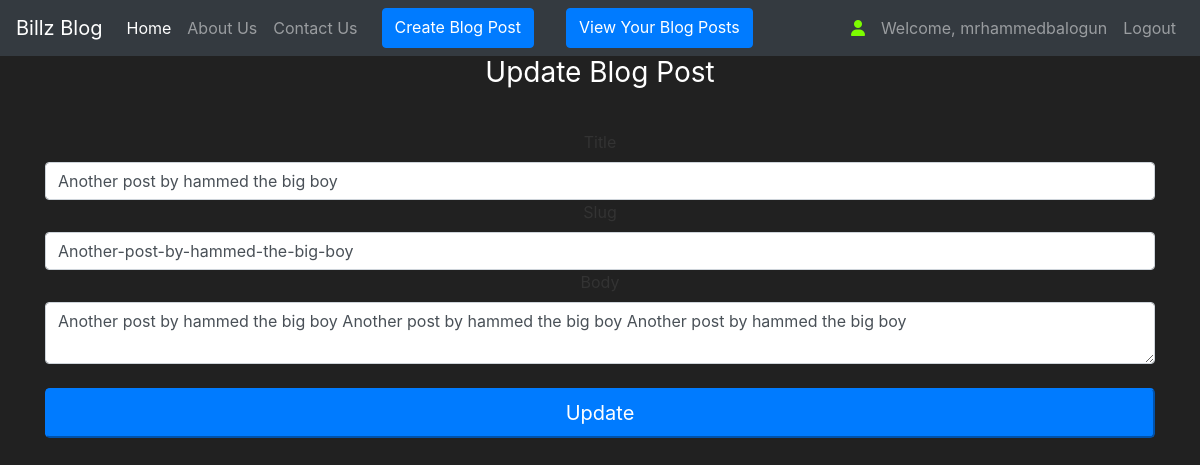
The page /post/edit/4 (signed in) on the database its author committed.
### blog/models.py (models this page shows, shortened)
class User(db.Model, UserMixin):
    __tablename__= 'user'
    id = db.Column(db.Integer(), primary_key=True)
    fname = db.Column(db.String(length=30), nullable=False)
    lname = db.Column(db.String(length=30), nullable=False)
    username = db.Column(db.String(length=30), nullable=False, unique=True)
    email_address = db.Column(db.String(length=50), nullable=False, unique=True)
    password_hash = db.Column(db.String(length=60), nullable=False)
    post = db.relationship('Post', backref='owned_user', lazy=True)
    @property
    def password(self):
        return self.password

class Post(db.Model):
    __tablename__= 'post'
    id = db.Column(db.Integer(), primary_key=True)
    title = db.Column(db.String(length=140), nullable=False)
    slug = db.Column(db.String(length=140), nullable=False, unique=True)
    body = db.Column(db.Text)
    author = db.Column(db.String(length=240))
    created = db.Column(db.DateTime, default=datetime.now())
    owner = db.Column(db.Integer(), db.ForeignKey('user.id'))

### blog/routes.py (the view, shortened to what this page needs)
@app.route('/post/edit/<int:id>', methods=['GET', 'POST'])
def update(id):
    blog_to_update = Post.query.get_or_404(id)
    form = UpdateBlogForm()
    form.title.data = blog_to_update.title
    form.slug.data = blog_to_update.slug
    form.body.data = blog_to_update.body
    return render_template('update.html', blog_to_update=blog_to_update, form=form)

### blog/forms.py
class UpdateBlogForm(FlaskForm):
    title = StringField(label='Title', validators=[DataRequired()])
    slug = StringField()
    body = TextAreaField(label='Body', validators=[DataRequired()], widget=TextArea())
    submit = SubmitField(label='Update')

### blog/models.py (called while the page is built)
@login_manager.user_loader
def load_user(user_id):
    return User.query.get(int(user_id))

### blog/templates/update.html (shortened to what this page needs)
{% extends 'base.html' %}
{% block content %}
<body class="text-center">
    <div class="container">
        <form action="/post/edit/{{ blog_to_update.id }}" method="POST" style="color:white">
            <h1 class="h3 mb-3 font-weight-normal">
                Update Blog Post
            </h1>
            <br>
            {{ form.title.label() }}
            {{ form.title(class="form-control") }}
            {{ form.slug.label() }}
            {{ form.slug(class="form-control") }}
            {{ form.body.label() }}
            {{ form.body(class="form-control") }}
            <br>
            {{ form.submit(class="form-control, btn-lg btn-block btn-primary")}}
            <br>
        </form>
    </div>
</body>
{% endblock %}

### blog/templates/base.html (shortened to what this page needs)
<!doctype html>
<html lang="en">
   <head>
      <link rel="stylesheet" href="../templates/static/css/style.css">
      <link rel="stylesheet" href="https://cdn.jsdelivr.net/npm/bootstrap@4.5.3/dist/css/bootstrap.min.css">
   </head>
   <body>
      <nav class="navbar navbar-expand-md navbar-dark bg-dark">
        <a class="navbar-brand" href="/">Billz Blog</a>
        <div class="collapse navbar-collapse" id="navbarNav">
            <ul class="navbar-nav mr-auto">
                <li class="nav-item active">
                    <a class="nav-link" href="{{ url_for('home_page') }}">Home <span class="sr-only">(current)</span></a>
                </li>
                <li class="nav-item">
                    <a class="nav-link" href="{{ url_for('about_page') }}">About Us</a>
                </li>
                <li class="nav-item">
                    <a class="nav-link" href="{{ url_for('contact_page') }}">Contact Us</a>
                </li>
                {% if current_user.is_authenticated %}
                    <a href="{{ url_for('create_blog') }}" class="btn btn-primary mr-3 ml-3">Create Blog Post</a><br>
                    <a href="{{ url_for('my_post', id=current_user.id) }}" class="btn btn-primary mr-3 ml-3">View Your Blog Posts</a>
                {% endif %}
            </ul>
            {% if current_user.is_authenticated %}
            <ul class="navbar-nav">
                <li class="nav-item">
                    <a class="nav-link" style="color: lawngreen; font-weight: bold;">
                        <i class="fas fa-user"></i>
                    </a>
                </li>
                <li class="nav-item">
                    <a class="nav-link">Welcome, {{ current_user.username }}</a>
                </li>
                <li class="nav-item">
                    <a class="nav-link" href="{{ url_for('logout_page') }}">Logout</a>
                </li>
            </ul>
            {% endif %}
        </div>
    </nav>
      {% block content %}
      {% endblock %}
   </body>
</html>

### blog/templates/static/css/style.css (style rules this page uses)
body { font-family: 'Lato', sans-serif; }
h1 { margin-bottom: 40px; }
label { color: #333; }

### blog/templates/base.html (style rules this page uses)
body { background-color: #212121; color: white }

### rows shown on the page
User: username "mrhammedbalogun"
Post: title "Another post by hammed the big boy", slug "Another-post-by-hammed-the-big-boy", body "Another post by hammed the big boy Another post by hammed the big boy Another post by hammed the big boy"
